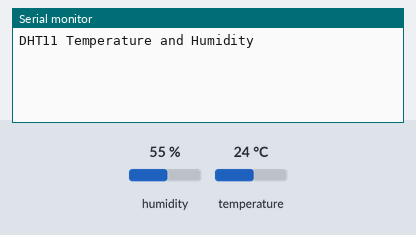
Bench run of a sketch on a simulated Arduino Uno, built with avr-gcc and run on an emulated ATmega328P. Parts: the last lines printed to the serial monitor. The inputs (shaded band) are chosen by the test bench; at power-on: humidity 55 %, temperature 24 °C.

Above: at 8.2 s.
8.3 s: humidity set to 22 %
At 13.0 s:
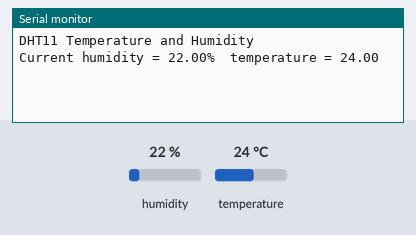
19.5 s: temperature set to 12 °C
At 24.7 s:
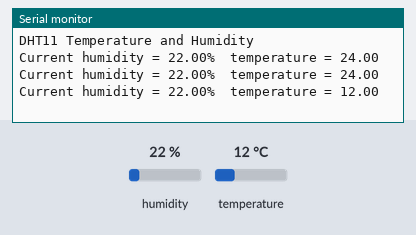
27.7 s: humidity set to 40 %
At 30.5 s:
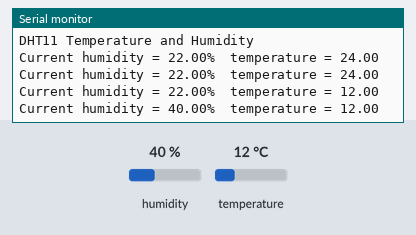

The sketch:

TempIot.ino
```cpp
#include "DHT.h"
#include "Arduino.h"

DHT dht(2, DHT11);

void setup()
{
  dht.begin();
  Serial.begin(115200);
  delay(7000);
  Serial.println("DHT11 Temperature and Humidity ");
}

void loop()
{
  delay(5000);
  float h = dht.readHumidity();
  delay(10);
  float t = dht.readTemperature();

  Serial.print('\n');
  Serial.print("Current humidity = ");
  Serial.print(h);
  Serial.print("%  ");
  Serial.print("temperature = ");
  Serial.print(t);
  delay(1000);
}
```

Measured:
- after the input at 8.3 s, the serial monitor: prints a new line after 3.7 s (image 1)
- after the input at 19.5 s, the serial monitor: prints a new line after 4.6 s (image 2)
- after the input at 27.7 s, the serial monitor: prints a new line after 2.4 s (image 3)
